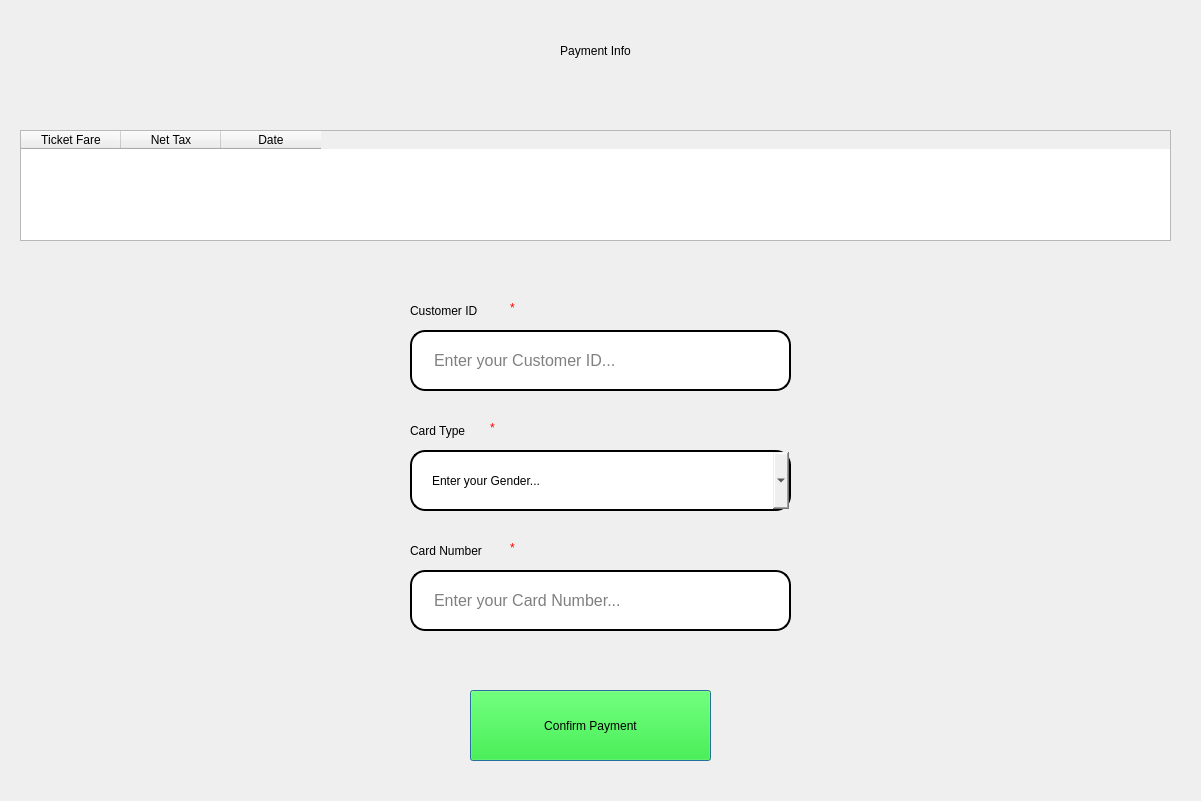
<?xml version="1.0" encoding="UTF-8"?>
<ui version="4.0">
 <class>bgWidget</class>
 <widget class="QDialog" name="bgWidget">
  <property name="geometry">
   <rect>
    <x>0</x>
    <y>0</y>
    <width>1201</width>
    <height>801</height>
   </rect>
  </property>
  <property name="windowTitle">
   <string>Dialog</string>
  </property>
  <widget class="QLabel" name="Asterisk_4">
   <property name="geometry">
    <rect>
     <x>510</x>
     <y>300</y>
     <width>21</width>
     <height>16</height>
    </rect>
   </property>
   <property name="styleSheet">
    <string notr="true">color: rgb(255, 0, 0);</string>
   </property>
   <property name="text">
    <string>*</string>
   </property>
  </widget>
  <widget class="QLabel" name="label_9">
   <property name="geometry">
    <rect>
     <x>410</x>
     <y>420</y>
     <width>81</width>
     <height>21</height>
    </rect>
   </property>
   <property name="styleSheet">
    <string notr="true">font: 12pt &quot;MS Shell Dlg 2&quot;;
font: 10pt &quot;MS Shell Dlg 2&quot;;</string>
   </property>
   <property name="text">
    <string>Card Type</string>
   </property>
  </widget>
  <widget class="QLabel" name="label_5">
   <property name="geometry">
    <rect>
     <x>410</x>
     <y>540</y>
     <width>121</width>
     <height>21</height>
    </rect>
   </property>
   <property name="styleSheet">
    <string notr="true">font: 12pt &quot;MS Shell Dlg 2&quot;;
font: 10pt &quot;MS Shell Dlg 2&quot;;</string>
   </property>
   <property name="text">
    <string>Card Number</string>
   </property>
  </widget>
  <widget class="QPushButton" name="Confirm_Payment">
   <property name="geometry">
    <rect>
     <x>470</x>
     <y>690</y>
     <width>241</width>
     <height>71</height>
    </rect>
   </property>
   <property name="styleSheet">
    <string notr="true">font: 16pt &quot;MS Shell Dlg 2&quot;;
background-color: rgb(0, 255, 0);
</string>
   </property>
   <property name="text">
    <string>Confirm Payment</string>
   </property>
  </widget>
  <widget class="QLabel" name="Asterisk_5">
   <property name="geometry">
    <rect>
     <x>510</x>
     <y>540</y>
     <width>21</width>
     <height>16</height>
    </rect>
   </property>
   <property name="styleSheet">
    <string notr="true">color: rgb(255, 0, 0);</string>
   </property>
   <property name="text">
    <string>*</string>
   </property>
  </widget>
  <widget class="QLabel" name="Error_Popup_Message">
   <property name="geometry">
    <rect>
     <x>420</x>
     <y>660</y>
     <width>371</width>
     <height>31</height>
    </rect>
   </property>
   <property name="styleSheet">
    <string notr="true">font: 10pt &quot;MS Shell Dlg 2&quot;;
color: rgb(255, 0, 0);</string>
   </property>
   <property name="text">
    <string/>
   </property>
   <property name="alignment">
    <set>Qt::AlignCenter</set>
   </property>
  </widget>
  <widget class="QComboBox" name="Customer_Card_Type">
   <property name="geometry">
    <rect>
     <x>410</x>
     <y>450</y>
     <width>381</width>
     <height>61</height>
    </rect>
   </property>
   <property name="autoFillBackground">
    <bool>false</bool>
   </property>
   <property name="styleSheet">
    <string notr="true">border: 12px  solid rgb(0, 0, 0);
border-width: 2px;
font: 12pt &quot;MS Shell Dlg 2&quot;;
border-radius: 15px;
padding-left:20px;
padding-right:20px;</string>
   </property>
   <property name="placeholderText">
    <string>Enter your Gender...</string>
   </property>
   <item>
    <property name="text">
     <string>Debit Card</string>
    </property>
   </item>
   <item>
    <property name="text">
     <string>Credit Card</string>
    </property>
   </item>
   <item>
    <property name="text">
     <string>Rupay</string>
    </property>
   </item>
   <item>
    <property name="text">
     <string>Net Banking</string>
    </property>
   </item>
   <item>
    <property name="text">
     <string>UPI</string>
    </property>
   </item>
   <item>
    <property name="text">
     <string>Cash</string>
    </property>
   </item>
  </widget>
  <widget class="QLabel" name="HeaderLabel">
   <property name="geometry">
    <rect>
     <x>350</x>
     <y>20</y>
     <width>491</width>
     <height>61</height>
    </rect>
   </property>
   <property name="styleSheet">
    <string notr="true">
font: 36pt &quot;MS Shell Dlg 2&quot;;</string>
   </property>
   <property name="text">
    <string>Payment Info</string>
   </property>
   <property name="alignment">
    <set>Qt::AlignCenter</set>
   </property>
  </widget>
  <widget class="QLineEdit" name="Customer_Number">
   <property name="geometry">
    <rect>
     <x>410</x>
     <y>570</y>
     <width>381</width>
     <height>61</height>
    </rect>
   </property>
   <property name="font">
    <font>
     <family>MS Shell Dlg 2</family>
     <pointsize>12</pointsize>
     <weight>50</weight>
     <italic>false</italic>
     <bold>false</bold>
    </font>
   </property>
   <property name="styleSheet">
    <string notr="true">border: 12px  solid rgb(0, 0, 0);
border-width: 2px;
font: 12pt &quot;MS Shell Dlg 2&quot;;
border-radius: 15px;
padding-left:20px;
padding-right:20px;</string>
   </property>
   <property name="placeholderText">
    <string>Enter your Card Number...</string>
   </property>
  </widget>
  <widget class="QLineEdit" name="Customer_ID">
   <property name="geometry">
    <rect>
     <x>410</x>
     <y>330</y>
     <width>381</width>
     <height>61</height>
    </rect>
   </property>
   <property name="font">
    <font>
     <family>MS Shell Dlg 2</family>
     <pointsize>12</pointsize>
     <weight>50</weight>
     <italic>false</italic>
     <bold>false</bold>
    </font>
   </property>
   <property name="styleSheet">
    <string notr="true">border: 12px  solid rgb(0, 0, 0);
border-width: 2px;
font: 12pt &quot;MS Shell Dlg 2&quot;;
border-radius: 15px;
padding-left:20px;
padding-right:20px;</string>
   </property>
   <property name="placeholderText">
    <string>Enter your Customer ID...</string>
   </property>
  </widget>
  <widget class="QLabel" name="Asterisk_9">
   <property name="geometry">
    <rect>
     <x>490</x>
     <y>420</y>
     <width>16</width>
     <height>16</height>
    </rect>
   </property>
   <property name="styleSheet">
    <string notr="true">color: rgb(255, 0, 0);</string>
   </property>
   <property name="text">
    <string>*</string>
   </property>
  </widget>
  <widget class="QLabel" name="label_4">
   <property name="geometry">
    <rect>
     <x>410</x>
     <y>300</y>
     <width>101</width>
     <height>21</height>
    </rect>
   </property>
   <property name="styleSheet">
    <string notr="true">font: 12pt &quot;MS Shell Dlg 2&quot;;
font: 10pt &quot;MS Shell Dlg 2&quot;;</string>
   </property>
   <property name="text">
    <string>Customer ID</string>
   </property>
  </widget>
  <widget class="QTableWidget" name="Total_Cost_Info_TableWidget">
   <property name="geometry">
    <rect>
     <x>20</x>
     <y>130</y>
     <width>1151</width>
     <height>111</height>
    </rect>
   </property>
   <column>
    <property name="text">
     <string>Ticket Fare</string>
    </property>
   </column>
   <column>
    <property name="text">
     <string>Net Tax</string>
    </property>
   </column>
   <column>
    <property name="text">
     <string>Date</string>
    </property>
   </column>
  </widget>
 </widget>
 <resources/>
 <connections/>
</ui>
